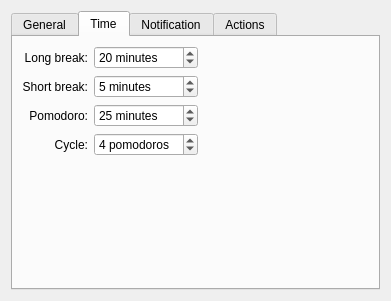
<?xml version="1.0" encoding="UTF-8"?>
<ui version="4.0">
 <class>devicenotifierConfig</class>
 <widget class="QWidget" name="devicenotifierConfig">
  <property name="geometry">
   <rect>
    <x>0</x>
    <y>0</y>
    <width>391</width>
    <height>301</height>
   </rect>
  </property>
  <layout class="QVBoxLayout" name="verticalLayout_3">
   <item>
    <widget class="QTabWidget" name="tabs">
     <property name="minimumSize">
      <size>
       <width>0</width>
       <height>0</height>
      </size>
     </property>
     <property name="currentIndex">
      <number>1</number>
     </property>
     <widget class="QWidget" name="general">
      <attribute name="title">
       <string>General</string>
      </attribute>
      <layout class="QVBoxLayout" name="verticalLayout">
       <item>
        <layout class="QHBoxLayout" name="horizontalLayout_8">
         <item>
          <widget class="QCheckBox" name="kcfg_playTickingSound">
           <property name="text">
            <string>Play ticking sound</string>
           </property>
          </widget>
         </item>
         <item>
          <widget class="QSlider" name="kcfg_tickingVolume">
           <property name="enabled">
            <bool>true</bool>
           </property>
           <property name="minimumSize">
            <size>
             <width>200</width>
             <height>0</height>
            </size>
           </property>
           <property name="maximumSize">
            <size>
             <width>150</width>
             <height>16777215</height>
            </size>
           </property>
           <property name="minimum">
            <number>1</number>
           </property>
           <property name="maximum">
            <number>100</number>
           </property>
           <property name="singleStep">
            <number>1</number>
           </property>
           <property name="value">
            <number>50</number>
           </property>
           <property name="orientation">
            <enum>Qt::Horizontal</enum>
           </property>
          </widget>
         </item>
         <item>
          <spacer name="horizontalSpacer_7">
           <property name="orientation">
            <enum>Qt::Horizontal</enum>
           </property>
           <property name="sizeType">
            <enum>QSizePolicy::Expanding</enum>
           </property>
           <property name="sizeHint" stdset="0">
            <size>
             <width>20</width>
             <height>20</height>
            </size>
           </property>
          </spacer>
         </item>
        </layout>
       </item>
       <item>
        <layout class="QHBoxLayout" name="horizontalLayout_7">
         <item>
          <widget class="QCheckBox" name="kcfg_continuousMode">
           <property name="toolTip">
            <string>Make next pomodoro start automatically after a break. Stop after long break.</string>
           </property>
           <property name="text">
            <string>Start pomodoro automatically after break</string>
           </property>
          </widget>
         </item>
         <item>
          <spacer name="horizontalSpacer_8">
           <property name="orientation">
            <enum>Qt::Horizontal</enum>
           </property>
           <property name="sizeHint" stdset="0">
            <size>
             <width>40</width>
             <height>20</height>
            </size>
           </property>
          </spacer>
         </item>
        </layout>
       </item>
       <item>
        <layout class="QHBoxLayout" name="horizontalLayout_5">
         <item>
          <widget class="QCheckBox" name="kcfg_showIconTimer">
           <property name="text">
            <string>Show timer</string>
           </property>
          </widget>
         </item>
         <item>
          <spacer name="horizontalSpacer_2">
           <property name="orientation">
            <enum>Qt::Horizontal</enum>
           </property>
           <property name="sizeHint" stdset="0">
            <size>
             <width>40</width>
             <height>20</height>
            </size>
           </property>
          </spacer>
         </item>
        </layout>
       </item>
       <item>
        <layout class="QHBoxLayout" name="horizontalLayout_6">
         <item>
          <widget class="QLabel" name="label_8">
           <property name="text">
            <string>Icon theme:</string>
           </property>
           <property name="alignment">
            <set>Qt::AlignRight|Qt::AlignTrailing|Qt::AlignVCenter</set>
           </property>
          </widget>
         </item>
         <item>
          <widget class="QRadioButton" name="kcfg_flatIconTheme">
           <property name="text">
            <string>Flat</string>
           </property>
           <property name="checked">
            <bool>true</bool>
           </property>
          </widget>
         </item>
         <item>
          <widget class="QRadioButton" name="kcfg_simpleIconTheme">
           <property name="text">
            <string>Simple</string>
           </property>
          </widget>
         </item>
         <item>
          <spacer name="horizontalSpacer_6">
           <property name="orientation">
            <enum>Qt::Horizontal</enum>
           </property>
           <property name="sizeHint" stdset="0">
            <size>
             <width>40</width>
             <height>20</height>
            </size>
           </property>
          </spacer>
         </item>
        </layout>
       </item>
       <item>
        <spacer name="verticalSpacer">
         <property name="orientation">
          <enum>Qt::Vertical</enum>
         </property>
         <property name="sizeHint" stdset="0">
          <size>
           <width>20</width>
           <height>40</height>
          </size>
         </property>
        </spacer>
       </item>
      </layout>
     </widget>
     <widget class="QWidget" name="time">
      <attribute name="title">
       <string>Time</string>
      </attribute>
      <layout class="QVBoxLayout" name="verticalLayout_4">
       <item>
        <layout class="QGridLayout" name="gridLayout_2">
         <item row="3" column="1">
          <widget class="QSpinBox" name="kcfg_pomodorosPerLongBreak">
           <property name="suffix">
            <string> pomodoros</string>
           </property>
           <property name="minimum">
            <number>1</number>
           </property>
           <property name="maximum">
            <number>10</number>
           </property>
           <property name="value">
            <number>4</number>
           </property>
          </widget>
         </item>
         <item row="2" column="0">
          <widget class="QLabel" name="label">
           <property name="layoutDirection">
            <enum>Qt::LeftToRight</enum>
           </property>
           <property name="text">
            <string>Pomodoro:</string>
           </property>
           <property name="alignment">
            <set>Qt::AlignRight|Qt::AlignTrailing|Qt::AlignVCenter</set>
           </property>
          </widget>
         </item>
         <item row="1" column="0">
          <widget class="QLabel" name="label_2">
           <property name="text">
            <string>Short break:</string>
           </property>
           <property name="alignment">
            <set>Qt::AlignRight|Qt::AlignTrailing|Qt::AlignVCenter</set>
           </property>
          </widget>
         </item>
         <item row="2" column="1">
          <widget class="QSpinBox" name="kcfg_pomodoroLenght">
           <property name="suffix">
            <string> minutes</string>
           </property>
           <property name="minimum">
            <number>1</number>
           </property>
           <property name="maximum">
            <number>60</number>
           </property>
           <property name="value">
            <number>25</number>
           </property>
          </widget>
         </item>
         <item row="1" column="1">
          <widget class="QSpinBox" name="kcfg_shortBreakLenght">
           <property name="suffix">
            <string> minutes</string>
           </property>
           <property name="minimum">
            <number>1</number>
           </property>
           <property name="maximum">
            <number>60</number>
           </property>
           <property name="value">
            <number>5</number>
           </property>
          </widget>
         </item>
         <item row="3" column="0">
          <widget class="QLabel" name="label_4">
           <property name="text">
            <string>Cycle:</string>
           </property>
           <property name="alignment">
            <set>Qt::AlignRight|Qt::AlignTrailing|Qt::AlignVCenter</set>
           </property>
          </widget>
         </item>
         <item row="0" column="1">
          <widget class="QSpinBox" name="kcfg_longBreakLenght">
           <property name="suffix">
            <string> minutes</string>
           </property>
           <property name="minimum">
            <number>1</number>
           </property>
           <property name="maximum">
            <number>60</number>
           </property>
           <property name="value">
            <number>20</number>
           </property>
          </widget>
         </item>
         <item row="0" column="0">
          <widget class="QLabel" name="label_3">
           <property name="text">
            <string>Long break:</string>
           </property>
           <property name="alignment">
            <set>Qt::AlignRight|Qt::AlignTrailing|Qt::AlignVCenter</set>
           </property>
          </widget>
         </item>
         <item row="1" column="2">
          <spacer name="horizontalSpacer_9">
           <property name="orientation">
            <enum>Qt::Horizontal</enum>
           </property>
           <property name="sizeHint" stdset="0">
            <size>
             <width>40</width>
             <height>20</height>
            </size>
           </property>
          </spacer>
         </item>
         <item row="0" column="2">
          <spacer name="horizontalSpacer_3">
           <property name="orientation">
            <enum>Qt::Horizontal</enum>
           </property>
           <property name="sizeHint" stdset="0">
            <size>
             <width>40</width>
             <height>20</height>
            </size>
           </property>
          </spacer>
         </item>
         <item row="2" column="2">
          <spacer name="horizontalSpacer_10">
           <property name="orientation">
            <enum>Qt::Horizontal</enum>
           </property>
           <property name="sizeHint" stdset="0">
            <size>
             <width>40</width>
             <height>20</height>
            </size>
           </property>
          </spacer>
         </item>
         <item row="3" column="2">
          <spacer name="horizontalSpacer_11">
           <property name="orientation">
            <enum>Qt::Horizontal</enum>
           </property>
           <property name="sizeHint" stdset="0">
            <size>
             <width>40</width>
             <height>20</height>
            </size>
           </property>
          </spacer>
         </item>
        </layout>
       </item>
       <item>
        <spacer name="verticalSpacer_3">
         <property name="orientation">
          <enum>Qt::Vertical</enum>
         </property>
         <property name="sizeHint" stdset="0">
          <size>
           <width>20</width>
           <height>40</height>
          </size>
         </property>
        </spacer>
       </item>
      </layout>
     </widget>
     <widget class="QWidget" name="notification">
      <attribute name="title">
       <string>Notification</string>
      </attribute>
      <layout class="QVBoxLayout" name="verticalLayout_2">
       <item>
        <widget class="QCheckBox" name="kcfg_playNotificationSound">
         <property name="text">
          <string>Play notification sound</string>
         </property>
         <property name="checked">
          <bool>true</bool>
         </property>
        </widget>
       </item>
       <item>
        <widget class="QGroupBox" name="groupBox">
         <property name="title">
          <string>Notification Action</string>
         </property>
         <layout class="QVBoxLayout" name="verticalLayout_5">
          <item>
           <widget class="QRadioButton" name="kcfg_popupNotification">
            <property name="text">
             <string>Pop up tomatoid</string>
            </property>
            <property name="checked">
             <bool>true</bool>
            </property>
           </widget>
          </item>
          <item>
           <widget class="QRadioButton" name="kcfg_kdeNotification">
            <property name="text">
             <string>Standart KDE notification</string>
            </property>
           </widget>
          </item>
          <item>
           <widget class="QRadioButton" name="kcfg_noNotification">
            <property name="text">
             <string>Do nothing</string>
            </property>
           </widget>
          </item>
         </layout>
        </widget>
       </item>
       <item>
        <spacer name="verticalSpacer_2">
         <property name="orientation">
          <enum>Qt::Vertical</enum>
         </property>
         <property name="sizeHint" stdset="0">
          <size>
           <width>20</width>
           <height>40</height>
          </size>
         </property>
        </spacer>
       </item>
      </layout>
     </widget>
     <widget class="QWidget" name="tab">
      <attribute name="title">
       <string>Actions</string>
      </attribute>
      <layout class="QVBoxLayout" name="verticalLayout_6">
       <item>
        <widget class="QGroupBox" name="groupBox_2">
         <property name="title">
          <string>Run command</string>
         </property>
         <layout class="QVBoxLayout" name="verticalLayout_7">
          <item>
           <layout class="QGridLayout" name="gridLayout">
            <item row="0" column="1">
             <widget class="KLineEdit" name="kcfg_actionStartTimer">
              <property name="showClearButton" stdset="0">
               <bool>true</bool>
              </property>
             </widget>
            </item>
            <item row="0" column="0">
             <widget class="QLabel" name="label_6">
              <property name="text">
               <string>Start timer: </string>
              </property>
              <property name="alignment">
               <set>Qt::AlignRight|Qt::AlignTrailing|Qt::AlignVCenter</set>
              </property>
             </widget>
            </item>
            <item row="2" column="0">
             <widget class="QLabel" name="label_7">
              <property name="text">
               <string>End break:</string>
              </property>
              <property name="alignment">
               <set>Qt::AlignRight|Qt::AlignTrailing|Qt::AlignVCenter</set>
              </property>
             </widget>
            </item>
            <item row="1" column="0">
             <widget class="QLabel" name="label_5">
              <property name="text">
               <string>Start break:</string>
              </property>
              <property name="alignment">
               <set>Qt::AlignRight|Qt::AlignTrailing|Qt::AlignVCenter</set>
              </property>
             </widget>
            </item>
            <item row="3" column="0">
             <widget class="QLabel" name="label_9">
              <property name="text">
               <string>End cycle:</string>
              </property>
              <property name="alignment">
               <set>Qt::AlignRight|Qt::AlignTrailing|Qt::AlignVCenter</set>
              </property>
             </widget>
            </item>
            <item row="1" column="1">
             <widget class="KLineEdit" name="kcfg_actionStartBreak">
              <property name="showClearButton" stdset="0">
               <bool>true</bool>
              </property>
             </widget>
            </item>
            <item row="2" column="1">
             <widget class="KLineEdit" name="kcfg_actionEndBreak">
              <property name="showClearButton" stdset="0">
               <bool>true</bool>
              </property>
             </widget>
            </item>
            <item row="3" column="1">
             <widget class="KLineEdit" name="kcfg_actionEndCycle">
              <property name="showClearButton" stdset="0">
               <bool>true</bool>
              </property>
             </widget>
            </item>
           </layout>
          </item>
          <item>
           <spacer name="verticalSpacer_4">
            <property name="orientation">
             <enum>Qt::Vertical</enum>
            </property>
            <property name="sizeHint" stdset="0">
             <size>
              <width>20</width>
              <height>40</height>
             </size>
            </property>
           </spacer>
          </item>
         </layout>
        </widget>
       </item>
      </layout>
     </widget>
    </widget>
   </item>
  </layout>
 </widget>
 <customwidgets>
  <customwidget>
   <class>KLineEdit</class>
   <extends>QLineEdit</extends>
   <header>klineedit.h</header>
  </customwidget>
 </customwidgets>
 <resources/>
 <connections/>
</ui>
